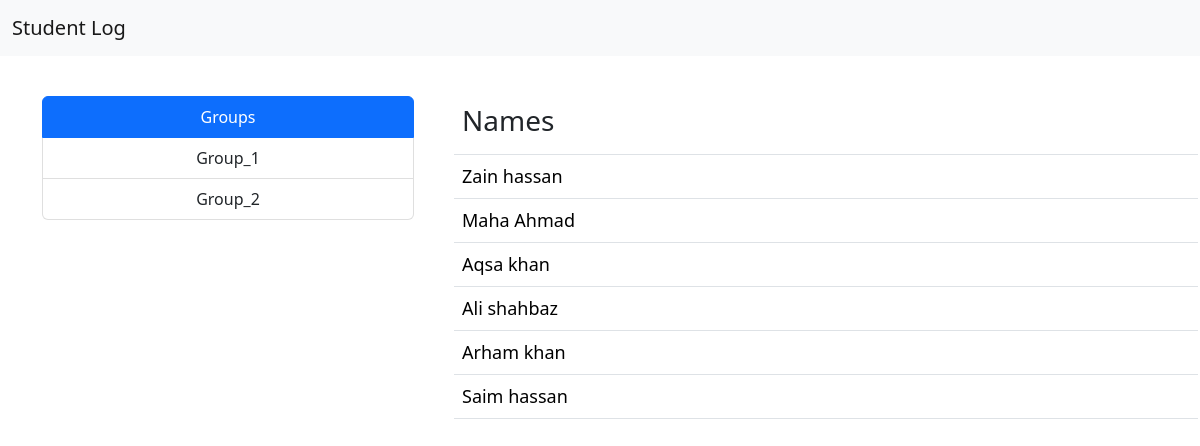
Page /team_lead/ on the committed database.
### log_app/models.py (models this page shows, shortened)
class Groups(models.Model):
       name = models.CharField(max_length=50)

class User(models.Model):
       name = models.CharField(max_length=50)
       email = models.EmailField()
       phone = models.CharField(max_length=12)
       password = models.CharField(max_length=500)
       role = models.ForeignKey(User_Role, on_delete=models.CASCADE, null=True)
       group = models.ForeignKey(Groups, on_delete = models.CASCADE, null=True)
       class Meta:
              ordering = ('id',)

### log_app/views.py (the view)
# urls.py: path('team_lead/', views.team_lead, name='team_lead'),
def team_lead(request):
       groups = Groups.objects.all()
       id_got = request.GET.get('group_id')
       if id_got:
              student_data = User.get_grp_by_id(id_got)
       else:
              student_data = User.objects.all()
       data = {'student_data':student_data, 'groups':groups}
       return render(request,'team_lead.html',data)

### templates/team_lead.html (shortened to what this page needs)
<!doctype html>
<html lang="en">
  <head>
    <link href="https://cdn.jsdelivr.net/npm/bootstrap@5.2.3/dist/css/bootstrap.min.css" rel="stylesheet">
  </head>
  <body>
  {% include 'navbar.html' %}
    <div class="container" style="margin-top: 40px;" id="data">
      <div class="row g-0 text-center">
        <div class="col-sm-6 col-md-4">
          <div class="list-group">
    <a  class="list-group-item list-group-item-action active" aria-current="true">
      Groups
    </a>
          {% for group in groups %}
            <a href="?group_id={{group.id}}" class="list-group-item list-group-item-action">{{group.name}}</a>
          {% endfor %}
          </div>
        </div>
        <div class="col-6 col-md-8">
          <table class="table" id="tab">
            <thead>
              <tr>
                <th scope="col"><h3>Names</h3></th>
              </tr>
            </thead>
            <tbody>
              {% for student in student_data %}
              <tr>
                <td id="items"><a href="/role/specific_student/?student_id={{student.name}}">{{student.name|capfirst}}</a></td>
              </tr>
              {% endfor %}
            </tbody>
          </table>
        </div>
      </div>
    </div>
  </body>
</html>

### templates/team_lead.html (style rules this page uses)
#tab { text-align: left; margin-left: 40px; }
#tab a { text-decoration: none; color: black; font-size: large; }

### rows in the picture
Groups: name "Group_1"
Groups: name "Group_2"
User: name "Zain hassan"
User: name "Maha Ahmad"
User: name "Aqsa khan"
User: name "Ali shahbaz"
User: name "Arham khan"
User: name "Saim hassan"
